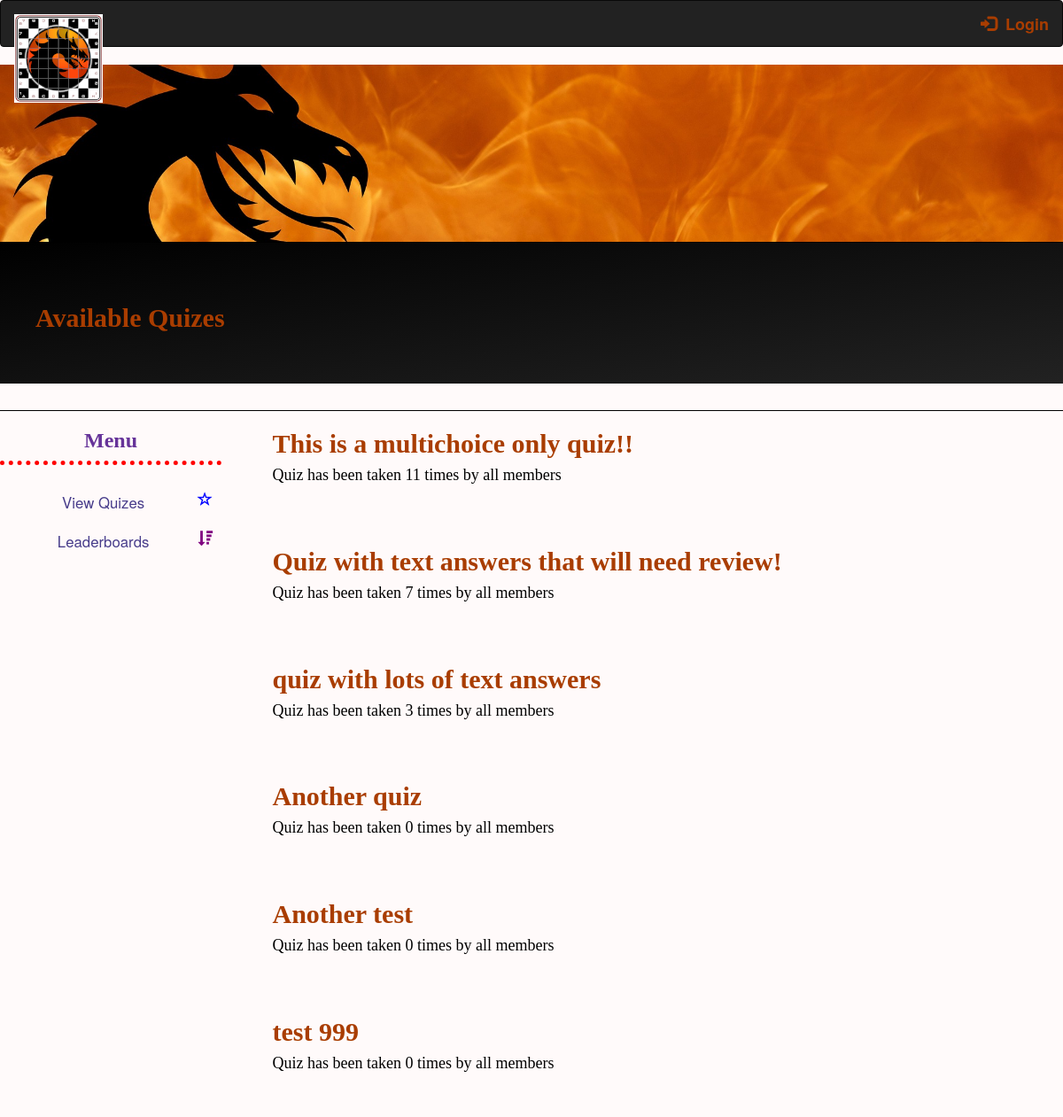
Screenshot of /view_quizes with the database file from the repository.
### app/models.py (models this page shows)
class Qset(db.Model):
    id = db.Column(db.Integer, primary_key=True)
    title = db.Column(db.String(128))
    is_active = db.Column(db.Boolean)

### app/routes.py (the view)
@app.route('/view_quizes')
def view_quizes():
    quizes = Qset.query.filter_by(is_active=True).all()
    attempts = []
    user_attempts = []
    for q in quizes:
        attempts_check = Attempts.query.filter_by(qset_id=q.id).all()
        attempts.append(len(attempts_check))
        if not current_user.is_anonymous:
            user_check = Attempts.query.filter_by(qset_id=q.id, user_id=current_user.id).all()
            user_attempts.append(len(user_check))
    return render_template('view_quizes.html', title='Available Quizes', quizes=quizes, attempts=attempts, user_attempts=user_attempts)

### app/templates/view_quizes.html (shortened to what this page needs)
{% extends "base.html" %}
{% block content %}
<div class="jumbotron" id="myTitle">
    <h2>Available Quizes</h2>
</div>
<div id='moreFlames'></div>
<div class="row">
    <div class="col-sm-3">
        {% include 'side_menu.html' %}
    </div>
    <div class="col-sm-6">
        {% set count = namespace(value=0) %}
        {% for quiz in quizes %}
            {% if quiz.is_active %}
                <h2>{{ quiz.title }}</h2>
                <h4>Quiz has been taken {{ attempts[count.value] }} times by all members</h4>
                <br>
                <br>
            {% endif %}
            {% set count.value = count.value + 1 %}
        {% endfor %}
    </div>
    <div class="col-sm-3">
    </div>
</div>
{% endblock %}

### app/static/css/main_style.css (style rules this page uses)
body { background-color: snow; }
h2 { font-family: Georgia, 'Times New Roman', Times, serif; font-weight: bolder; color: #a93d00 }
h4 { font-family: Georgia, 'Times New Roman', Times, serif; color: black; }
#moreFlames { width: 100%; height: 1px; background-color: black; animation: animate_banner 10s infinite; }
#myTitle { text-align: left; background-image: linear-gradient(to bottom right, black, #222); background-color: #222; text-indent: 40px; }
.jumbotron { background-color: black; }
.col-sm-6 { border-radius: 10px; }

### rows the page displays
Qset: title "This is a multichoice only quiz!!", attempts "11"
Qset: title "Quiz with text answers that will need review!", attempts "7"
Qset: title "quiz with lots of text answers", id "3"
Qset: title "Another quiz", attempts "0"
Qset: title "Another test", attempts "0"
Qset: title "test 999", attempts "0"
